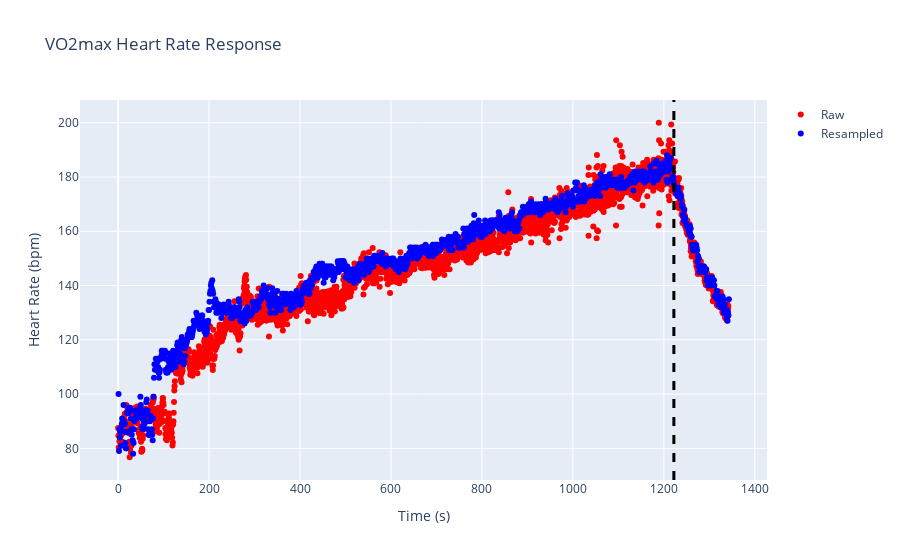

This figure's notebook cell:
### Code cell
fig = go.Figure([
    go.Scatter(
        name='Raw',
        x=df['time'],
        y=df['hr'],
        mode='markers',
        marker={
            'color': 'red'
        },
        showlegend=True
    ),
    go.Scatter(
        name='Resampled',
        x=df_resampled['time'],
        y=df_resampled['hr'],
        mode='markers',
        marker={
            'color': 'blue'
        },
        showlegend=True
    )
])
fig.update_layout(
    title="VO2max Heart Rate Response",
    yaxis_title="Heart Rate (bpm)",
    xaxis_title="Time (s)"
)
fig.add_vline(
    x=df_resampled.index.max() - 120,
    line_width=3,
    line_dash="dash",
    line_color="black"
)
fig.show()

### Figure 1 — Plotly figure (JSON) as saved in the notebook; plotly's stock layout.template omitted (floating-point values rounded to 4 significant figures; data arrays with more than 128 entries replaced by an {"elided": "..."} marker saying what was removed)
{"data": [{"marker": {"color": "red"}, "mode": "markers", "name": "Raw", "showlegend": true, "type": "scatter", "x": {"elided": "3202 float values"}, "y": {"elided": "3202 float values"}}, {"marker": {"color": "blue"}, "mode": "markers", "name": "Resampled", "showlegend": true, "type": "scatter", "x": {"elided": "1343 float values"}, "y": {"elided": "1343 float values"}}], "layout": {"shapes": [{"line": {"color": "black", "dash": "dash", "width": 3}, "type": "line", "x0": 1222, "x1": 1222, "xref": "x", "y0": 0, "y1": 1, "yref": "y domain"}], "title": {"text": "VO2max Heart Rate Response"}, "xaxis": {"title": {"text": "Time (s)"}}, "yaxis": {"title": {"text": "Heart Rate (bpm)"}}}}
